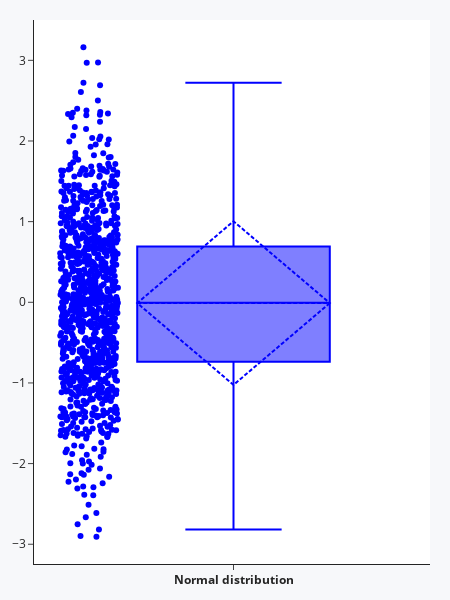

The cell this chart's notebook holds for it:
### Code cell
fig02 = go.Figure()
fig02.add_trace(
    go.Box(
        y=normal_dist,
        boxpoints="all",
        boxmean="sd",
        name="<b>Normal distribution",
        marker_color="blue",
    )
)
fig02.update_layout(
    width=450,
    height=600,
    template="simple_white",
    paper_bgcolor="#f7f8fa",
    margin=dict(l=20, r=20, t=20, b=20),
    showlegend=False,
)

print(np.quantile(normal_dist, 0.25))
print(np.percentile(normal_dist, 25))
fig02.show()

### Figure 1 — Plotly figure (JSON) as saved in the notebook; plotly's stock layout.template omitted (floating-point values rounded to 4 significant figures; data arrays with more than 128 entries replaced by an {"elided": "..."} marker saying what was removed)
{"data": [{"boxmean": "sd", "boxpoints": "all", "marker": {"color": "blue"}, "name": "<b>Normal distribution", "type": "box", "y": {"elided": "1000 float values"}}], "layout": {"height": 600, "margin": {"b": 20, "l": 20, "r": 20, "t": 20}, "paper_bgcolor": "#f7f8fa", "showlegend": false, "width": 450}}
